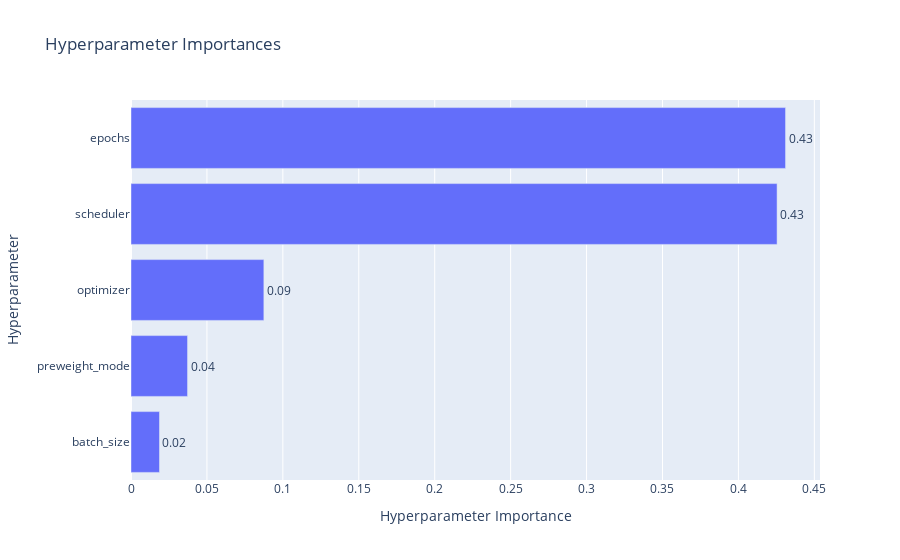

Write notebook code for a chart like this one.
### Code cell
import json

def get_optimizer(trial, model_parameters):
    # Suggest optimizer type
    optimizer_name = trial.suggest_categorical('optimizer', ['SGD', 'Adam', 'AdamW', 'RMSprop'])
    
    # Common parameters
    
    if optimizer_name == 'SGD':
        momentum = trial.suggest_float('momentum', 0.9, 0.99)
        lr = trial.suggest_float('lr', 5e-3, 5e-2, log=True)
        weight_decay = trial.suggest_float('weight_decay', 1e-5, 1e-3, log=True)
        return torch.optim.SGD(model_parameters, lr=lr, momentum=momentum, weight_decay=weight_decay)
    
    elif optimizer_name == 'Adam':
        lr = trial.suggest_float('lr', 1e-4, 1e-2, log=True)
        beta1 = trial.suggest_float('beta1', 0.8, 0.999)
        beta2 = trial.suggest_float('beta2', 0.9, 0.999)
        return torch.optim.Adam(model_parameters, lr=lr, betas=(beta1, beta2))
    
    elif optimizer_name == 'AdamW':
        lr = trial.suggest_float('lr', 1e-4, 1e-2, log=True)
        weight_decay = trial.suggest_float('weight_decay', 1e-3, 1e-2, log=True)
        beta1 = trial.suggest_float('beta1', 0.8, 0.999)
        beta2 = trial.suggest_float('beta2', 0.9, 0.999)
        return torch.optim.AdamW(model_parameters, lr=lr, betas=(beta1, beta2), weight_decay=weight_decay)
    
    else:  # RMSprop
        lr = trial.suggest_float('lr', 1e-3, 1e-2, log=True)
        weight_decay = trial.suggest_float('weight_decay', 1e-1, 1, log=True)
        momentum = trial.suggest_float('momentum', 0.9, 0.99)
        return torch.optim.RMSprop(model_parameters, lr=lr, momentum=momentum, weight_decay=weight_decay)

def get_scheduler(trial, optimizer, num_epochs):
    # Suggest scheduler type
    scheduler_name = trial.suggest_categorical('scheduler', ['StepLR', 'CosineAnnealingLR', 'ReduceLROnPlateau', 'OneCycleLR'])
    
    if scheduler_name == 'StepLR':
        step_size = trial.suggest_int('step_size', 2, 5)
        gamma = trial.suggest_float('gamma', 0.05, 0.5)
        return torch.optim.lr_scheduler.StepLR(optimizer, step_size=step_size, gamma=gamma)
    
    elif scheduler_name == 'CosineAnnealingLR':
        T_max = trial.suggest_int('T_max', 5, 15)
        eta_min = trial.suggest_float('eta_min', 1e-7, 1e-5, log=True)
        return torch.optim.lr_scheduler.CosineAnnealingLR(optimizer, T_max=T_max, eta_min=eta_min)
    
    elif scheduler_name == 'ReduceLROnPlateau':
        factor = trial.suggest_float('factor', 0.1, 0.5)
        patience = trial.suggest_int('patience', 2, 5)
        return torch.optim.lr_scheduler.ReduceLROnPlateau(optimizer, mode='max', factor=factor, patience=patience)
    
    else:  # OneCycleLR
        max_lr = trial.suggest_float('max_lr', 1e-4, 1e-2, log=True)
        return torch.optim.lr_scheduler.OneCycleLR(optimizer, max_lr=max_lr, epochs=num_epochs, steps_per_epoch=len(train_loader))

def objective(trial): 
    ## clear memory
    gc.collect()
    torch.cuda.empty_cache()
    
    # Define hyperparameter search space
    batch_size = trial.suggest_int('batch_size', 4, 8)
    num_epochs = trial.suggest_int('epochs', 10, 20)
    preweight_mode = trial.suggest_categorical('preweight_mode', ['freezing', 'fine_tuning', 'random'])

    train_loader = DataLoader(
        train_set,
        batch_size=batch_size,
        shuffle=True,
        collate_fn=collate_fn
    )
    
    val_loader = DataLoader(
        val_set,
        batch_size=batch_size,
        shuffle=False,
        collate_fn=collate_fn
    )

    # Define the model
    if preweight_mode == 'random':
        model = models.detection.ssd300_vgg16()
    else:
        model = models.detection.ssd300_vgg16(weights=models.detection.SSD300_VGG16_Weights.COCO_V1)

    # Retrieve the list of input channels. 
    num_classes = len(PotholeSeverity)
    in_channels = models.detection._utils.retrieve_out_channels(model.backbone, (input_size, input_size))
    # List containing number of anchors based on aspect ratios.
    num_anchors = model.anchor_generator.num_anchors_per_location()
    # The classification head.
    model.head.classification_head = models.detection.ssd.SSDClassificationHead(
        in_channels=in_channels,
        num_anchors=num_anchors,
        num_classes=num_classes,
    )
    
    if preweight_mode == 'freezing':
        # Freeze all layers except the classification and regression heads
        for param in model.parameters():
            param.requires_grad = False  # Freeze all parameters initially
        # Unfreeze the classification head
        for param in model.head.classification_head.parameters():
            param.requires_grad = True
        # Unfreeze the box regression head
        for param in model.head.regression_head.parameters():
            param.requires_grad = True

    device = torch.device("cuda" if torch.cuda.is_available() else "cpu")
    model.to(device)
    
    # Get optimizer and scheduler
    optimizer = get_optimizer(trial, model.parameters())
    scheduler = get_scheduler(trial, optimizer, num_epochs)
    
    # Training loop
    best_model_state_dict = model.state_dict
    best_map = 0.0
    prev_map = 0.0
    patience_counter = 0
    max_patience = 3  # Early stopping patience
    map_diff_threshold = 1e-2
    
    for epoch in range(num_epochs):
        model.train()
        epoch_loss = 0
        
        for images, targets in train_loader:
            images = [img.to(device) for img in images]
            targets_to_device = [{
                'boxes': target['boxes'].to(device),
                'labels': target['labels'].to(device)
            } for target in targets]
            
            loss_dict = model(images, targets_to_device)
            losses = sum(loss for loss in loss_dict.values())
            epoch_loss += losses.item()
            
            optimizer.zero_grad()
            losses.backward()
            optimizer.step()
        
        # Evaluate on validation set
        _, val_map, fps = evaluate_model(model, val_loader, batch_size=batch_size)
        mean_ap = val_map["map_50"].item()
        
        # Step the scheduler
        if isinstance(scheduler, torch.optim.lr_scheduler.ReduceLROnPlateau):
            scheduler.step(mean_ap)
        else:
            scheduler.step()
        
        # Report intermediate value
        trial.report(mean_ap, epoch)
        
        # Handle pruning based on the intermediate value
        if trial.should_prune():
            raise optuna.TrialPruned()
        
        # Track best MAP and early stopping
        if mean_ap > best_map:
            patience_counter = 0
            best_map = mean_ap
            best_model_state_dict = copy.deepcopy(model.state_dict())
        elif (np.abs(mean_ap - prev_map) < map_diff_threshold):
            patience_counter += 1
            if patience_counter >= max_patience:
                print(f"Early stopping triggered at epoch {epoch + 1}")
                break
        
        torch.save(best_model_state_dict, f"./data/ssd/optuna/model_trial_{trial.number}_best.pth")

        print(f"Trial {trial.number} Epoch {epoch + 1}/{num_epochs}, "
              f"Loss: {epoch_loss:.4f}, Validation mAP@50: {mean_ap:.4f}, "
              f"FPS: {fps:.2f}")
        prev_map = mean_ap
        
    return best_map

def run_optimization(n_trials=50, optuna_path=None):
    study = optuna.create_study(
        direction="maximize",
        pruner=optuna.pruners.MedianPruner(n_startup_trials=5, n_warmup_steps=5),
        study_name="ssd_optimization",
        sampler=optuna.samplers.TPESampler(seed=seed)
    )
    
    study.optimize(objective, n_trials=n_trials)
    
    # Print optimization results
    trial = study.best_trial
    print(f"\nBest trial: #{trial.number}")
    print("  Value: ", trial.value)
    print("  Params: ")
    for key, value in trial.params.items():
        print(f"    {key}: {value}")
    
    # Plot optimization history
    try:
        import plotly
        fig = optuna.visualization.plot_optimization_history(study)
        fig.write_html(os.path.join(optuna_path,"optimization_history.html"))
        
        fig_importance = optuna.visualization.plot_param_importances(study)
        fig_importance.write_html(os.path.join(optuna_path,"parameter_importance.html"))
    except (ImportError, RuntimeError) as e:
        print("Plotting failed:", str(e))
    
    # Save study results
    study.trials_dataframe().to_csv(os.path.join(optuna_path,"optimization_results.csv"))
    
    return study

# Run the optimization
optuna_path = f'data/ssd/optuna'
study = run_optimization(n_trials=50, optuna_path=optuna_path)

### Figure 1 — Plotly figure (JSON) as saved in the notebook; plotly's stock layout.template omitted (floating-point values rounded to 4 significant figures)
{"data": [{"cliponaxis": false, "hovertemplate": ["batch_size (IntDistribution): 0.01875945772029864<extra></extra>", "preweight_mode (CategoricalDistribution): 0.03724144208527041<extra></extra>", "optimizer (CategoricalDistribution): 0.0874941317416829<extra></extra>", "scheduler (CategoricalDistribution): 0.4254673066900966<extra></extra>", "epochs (IntDistribution): 0.4310376617626517<extra></extra>"], "name": "Objective Value", "orientation": "h", "text": ["0.02", "0.04", "0.09", "0.43", "0.43"], "textposition": "outside", "type": "bar", "x": [0.01876, 0.03724, 0.08749, 0.4255, 0.431], "y": ["batch_size", "preweight_mode", "optimizer", "scheduler", "epochs"]}], "layout": {"title": {"text": "Hyperparameter Importances"}, "xaxis": {"title": {"text": "Hyperparameter Importance"}}, "yaxis": {"title": {"text": "Hyperparameter"}}}}
